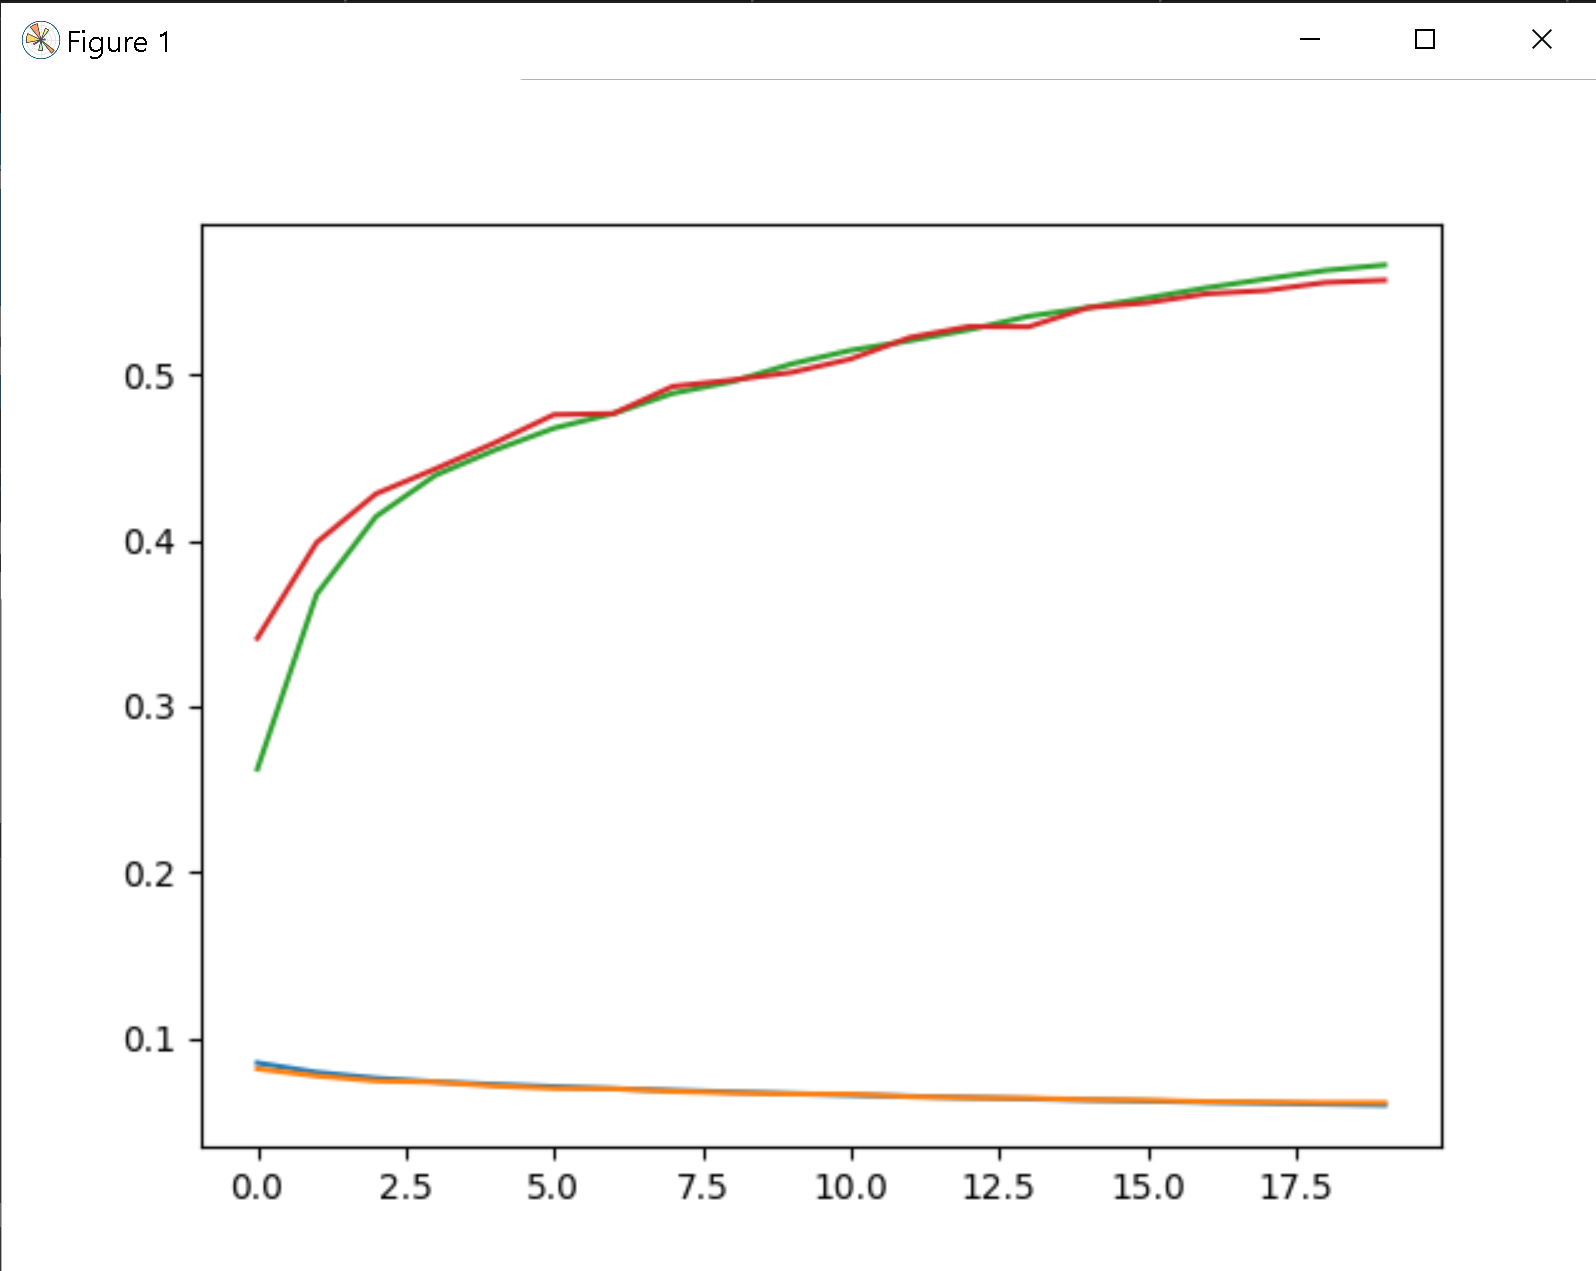

Here is the Python script that generated this plot:
# Python 3.8.6
import time

# tensorflow 2.4.0
# matplotlib 3.3.3
# numpy 1.19.4
# opencv-python 4.4.0
import tensorflow as tf
import tensorflow.keras.models as models
import tensorflow.keras.layers as layers
import tensorflow.keras.datasets as datasets
import tensorflow.keras.optimizers as optimizers
import tensorflow.keras.losses as losses
import sklearn.preprocessing as preprocessing
import matplotlib.pyplot as plt
import numpy as np
import cv2

def generator(batch_size, data_set_list):
    index = 0
    while True:
        batchX, batchY = [], []
        for i in range(batch_size):
            if index >= len(data_set_list[0]):
                index = 0
            batchX.append(data_set_list[0][index])
            batchY.append(data_set_list[1][index])
            index += 1
        yield np.array(batchX), np.array(batchY)

fout = open('3layers.txt', 'w')
now = time.strftime("%H:%M:%S", time.localtime())
print("[TIMER] Process Time:", now)
print("[TIMER] Process Time:", now, file = fout, flush = True)

# File location to save to or load from
MODEL_SAVE_PATH = './cifar_net.pth'
# Set to zero to use above saved model
TRAIN_EPOCHS = 20
# If you want to save the model at every epoch in a subfolder set to 'True'
SAVE_EPOCHS = False
# If you just want to save the final output in current folder, set to 'True'
SAVE_LAST = False
BATCH_SIZE_TRAIN = 4
BATCH_SIZE_TEST = 4

devices = tf.config.list_physical_devices('GPU')
if len(devices) > 0:
    print('[INFO] GPU is detected.')
    print('[INFO] GPU is detected.', file = fout, flush = True)
else:
    print('[INFO] GPU not detected.')
    print('[INFO] GPU not detected.', file = fout, flush = True)
print('[INFO] Done importing packages.')
print('[INFO] Done importing packages.', file = fout, flush = True)

class Net():
    def __init__(self, input_shape):
        # input_shape is assumed to be 4 dimensions: 1. Batch Size, 2. Image Width, 3. Image Height, 4. Number of Channels.
        # You might see this called "channels_last" format.
        self.model = models.Sequential()
        # For the first convolution, you need to give it the input_shape.  Notice that we chop off the batch size in the function.
        # In our example, input_shape is 4 x 32 x 32 x 3.  But then it becomes 32 x 32 x 3, since we've chopped off the batch size.
        # For Conv2D, you give it: Outgoing Layers, Frame size.  Everything else needs a keyword.
        # Popular keyword choices: strides (default is strides=1), padding (="valid" means 0, ="same" means whatever gives same output width/height as input).  Not sure yet what to do if you want some other padding.
        # Activation function is built right into the Conv2D function as a keyword argument.
        self.model.add(layers.Conv2D(6, 3, input_shape = input_shape, activation = 'relu'))
        # In our example, output from first Conv2D is 28 x 28 x 6.
        # For MaxPooling2D, default strides is equal to pool_size.  Batch and layers are assumed to match whatever comes in.
        self.model.add(layers.MaxPooling2D(pool_size = 2))
        # In our example, we are now at 14 x 14 x 6.
        self.model.add(layers.Conv2D(16, 3, activation = 'relu'))
        # In our example, we are now at 10 x 10 x 16.
        self.model.add(layers.MaxPooling2D(pool_size = 3, padding="same"))
        # In our example, we are now at 5 x 5 x 16.
        self.model.add(layers.Flatten())
        # Now, we flatten to one dimension, so we go to just length 400.
        self.model.add(layers.Dense(120, activation = 'relu'))
        # Now we're at length 120.
        self.model.add(layers.Dense(84, activation = 'relu'))
        # Now we're at length 84.
        self.model.add(layers.Dense(10))
        # Now we're at length 10, which is our number of classes.
        self.optimizer = optimizers.SGD(lr=0.001, momentum=0.9)
        self.loss = losses.MeanSquaredError()
        self.model.compile(loss=self.loss, optimizer=self.optimizer, metrics=['accuracy'])

    def __str__(self):
        self.model.summary(print_fn = self.print_summary)
        return ""

    def print_summary(self, summaryStr):
        print(summaryStr)
        print(summaryStr, file=fout)

print("[INFO] Loading Traning and Test Datasets.")
print("[INFO] Loading Traning and Test Datasets.", file=fout)

# Get the CIFAR-10 Dataset.
((trainX, trainY), (testX, testY)) = datasets.cifar10.load_data()
# Convert from integers 0-255 to decimals 0-1.
trainX = trainX.astype("float") / 255.0
testX = testX.astype("float") / 255.0

# Convert labels from integers to vectors.
lb = preprocessing.LabelBinarizer()
trainY = lb.fit_transform(trainY)
testY = lb.fit_transform(testY)

classes = ['plane', 'car', 'bird', 'cat', 'deer', 'dog', 'frog', 'horse', 'ship', 'truck']

net = Net((32, 32, 3))
# Notice that this will print both to console and to file.
print(net)

results = net.model.fit(x=generator(BATCH_SIZE_TRAIN, [trainX,trainY]), validation_data=generator(BATCH_SIZE_TEST, [testX, testY]), shuffle = True, epochs = TRAIN_EPOCHS, batch_size = BATCH_SIZE_TRAIN, validation_batch_size = BATCH_SIZE_TEST, verbose = 1, steps_per_epoch=len(trainX)/BATCH_SIZE_TRAIN, validation_steps=len(testX)/BATCH_SIZE_TEST)

plt.figure()
plt.plot(np.arange(0, 20), results.history['loss'])
plt.plot(np.arange(0, 20), results.history['val_loss'])
plt.plot(np.arange(0, 20), results.history['accuracy'])
plt.plot(np.arange(0, 20), results.history['val_accuracy'])
plt.show()
